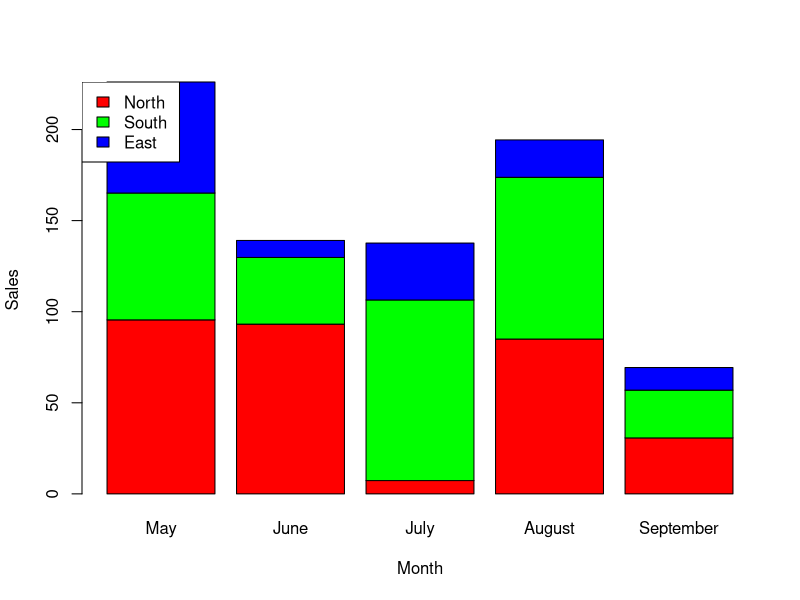
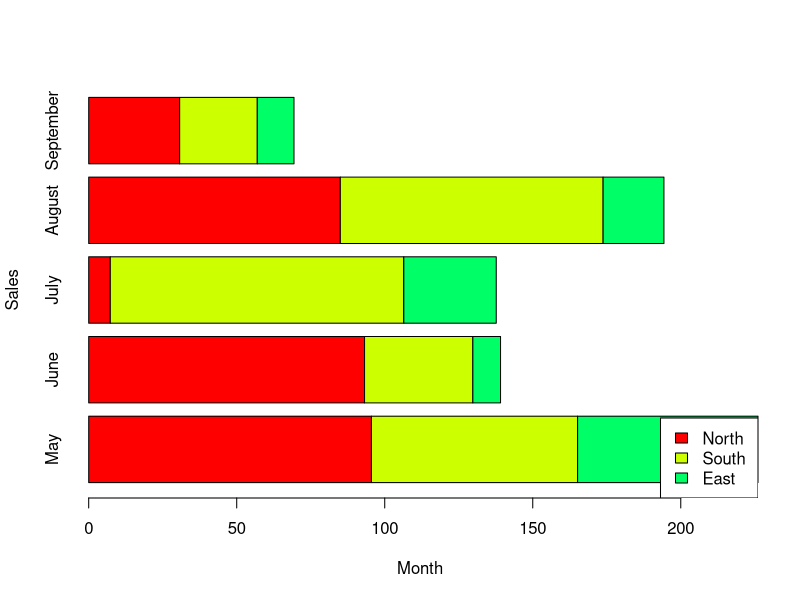
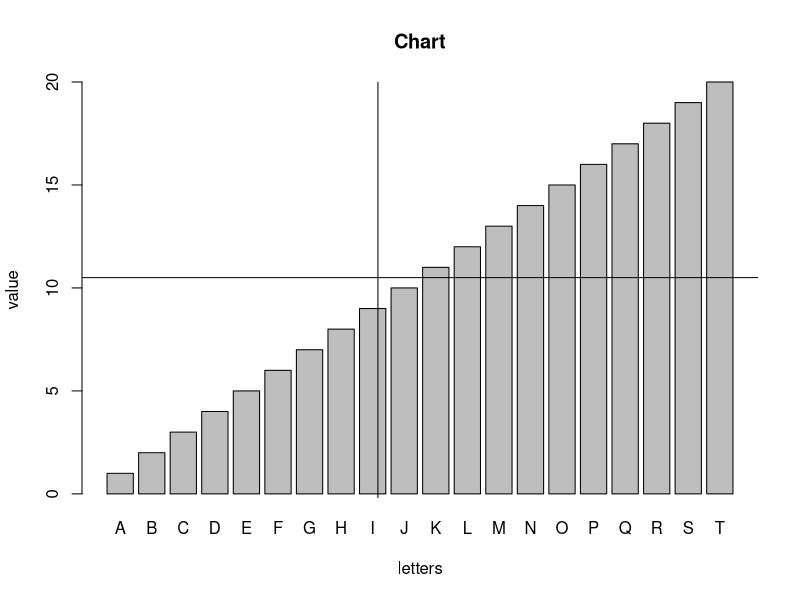
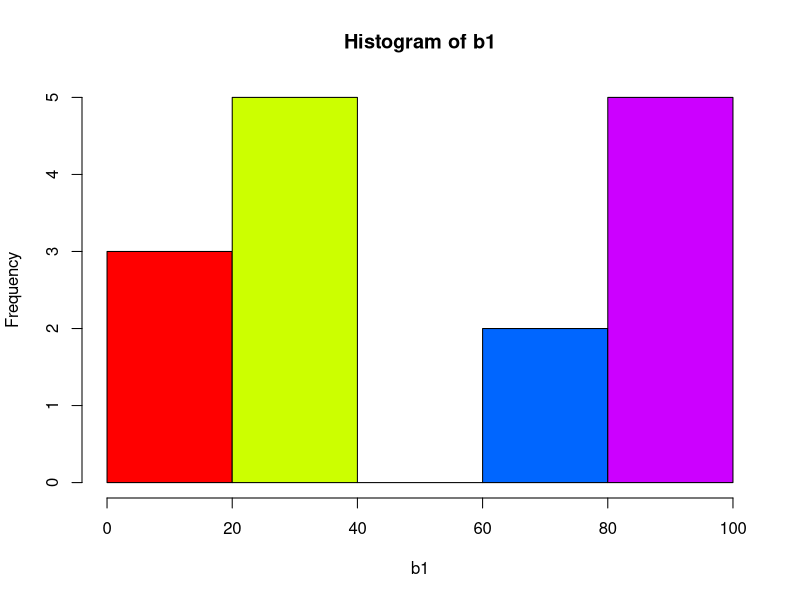
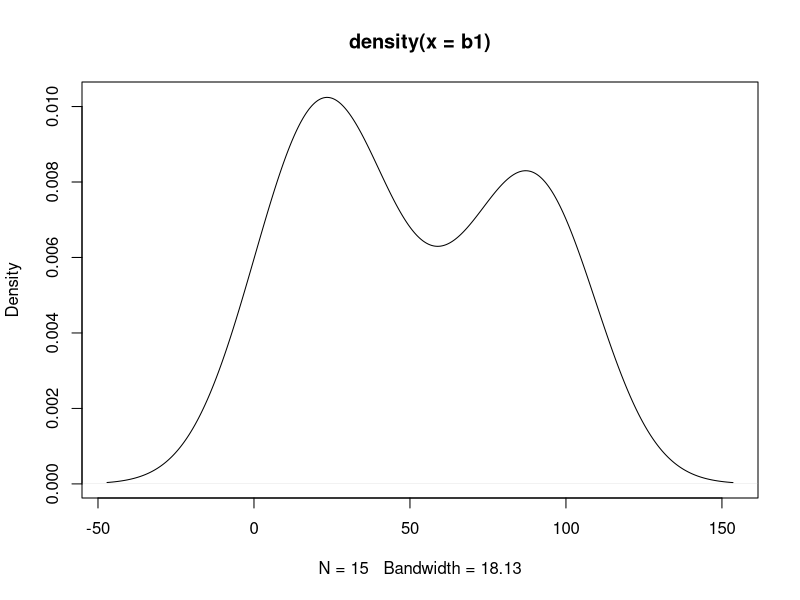
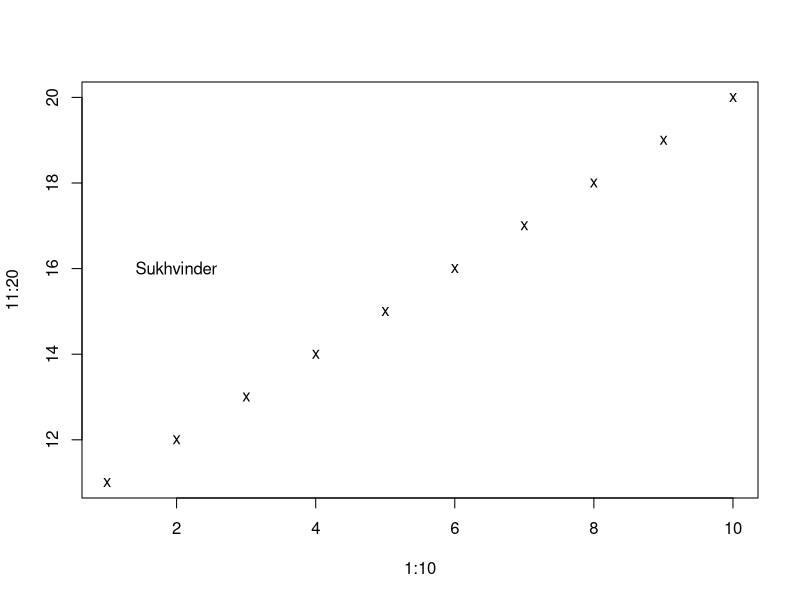
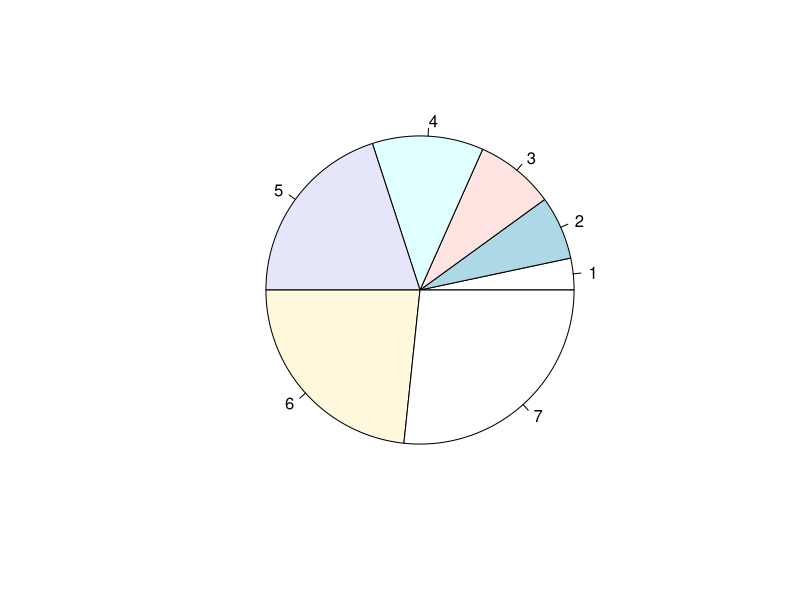
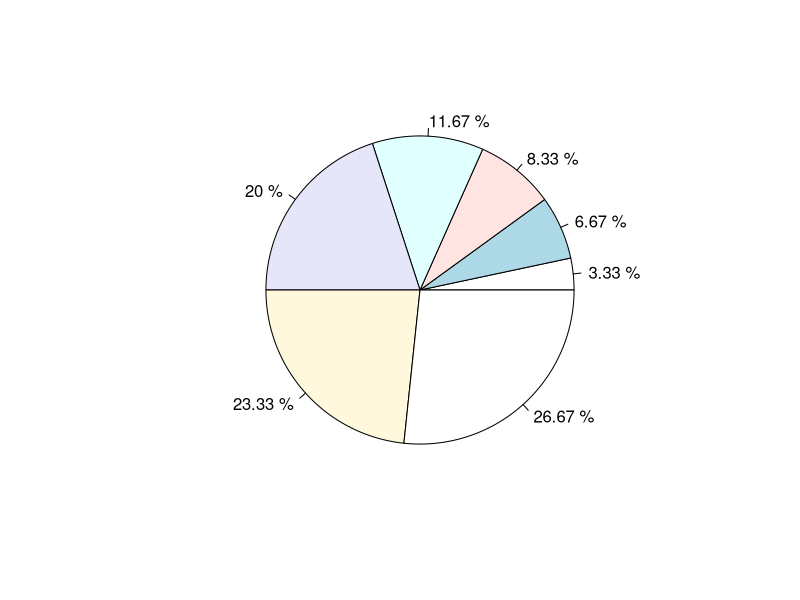

Generate these figures, in order, with R:
# Set terminal width
options("width" = 500)

# Random numbers
b1 <- runif(15, 1, 100)
m1 <- matrix(b1, ncol = 5)

rownames(m1) <- c("North", "South ", "East")
colnames(m1) <- c("May", "June", "July", "August", "September")

# Define colors
color <- c("red", "green", "blue")

# Define bar plot
barplot(m1, col = color, xlab = "Month", ylab = "Sales")
# Define legend
legend("topleft", fill = color, rownames(m1))

barplot(m1, col = rainbow(5), xlab = "Month", ylab = "Sales", horiz = TRUE)
legend("bottomright", fill = rainbow(5), rownames(m1))

# Define bar plot with letters and numbers
v1 <- 1:20
y1 <- LETTERS[1:20]
barplot(v1, xlab = "letters", ylab = "value", main = "Chart", names.arg = y1)

# Adding horizontal line
abline(h = mean(v1))

# Adding vertical line
abline(v = mean(v1))

# Histogram
hist(b1, col = rainbow(5))

# Density plot
plot(density(b1))

# Saving file
png(file = "files/sample-histogram.png")
hist(b1, col = rainbow(5))
dev.off()

# Scatter plot
plot(1:10, 11:20, pch = "x")

# Get coordinates on click
locator(1)
text(2, 16, "Sukhvinder")

# Pie chart
pie_data <- c(2, 4, 5, 7, 12, 14, 16)
pie(pie_data)

# Defining labels for pie chart
k1 <- pie_data * 100 / sum(pie_data)
pie(pie_data, labels = paste(round(k1, 2), "%"))

# Making box plot
d1 <- trees
boxplot(d1)
